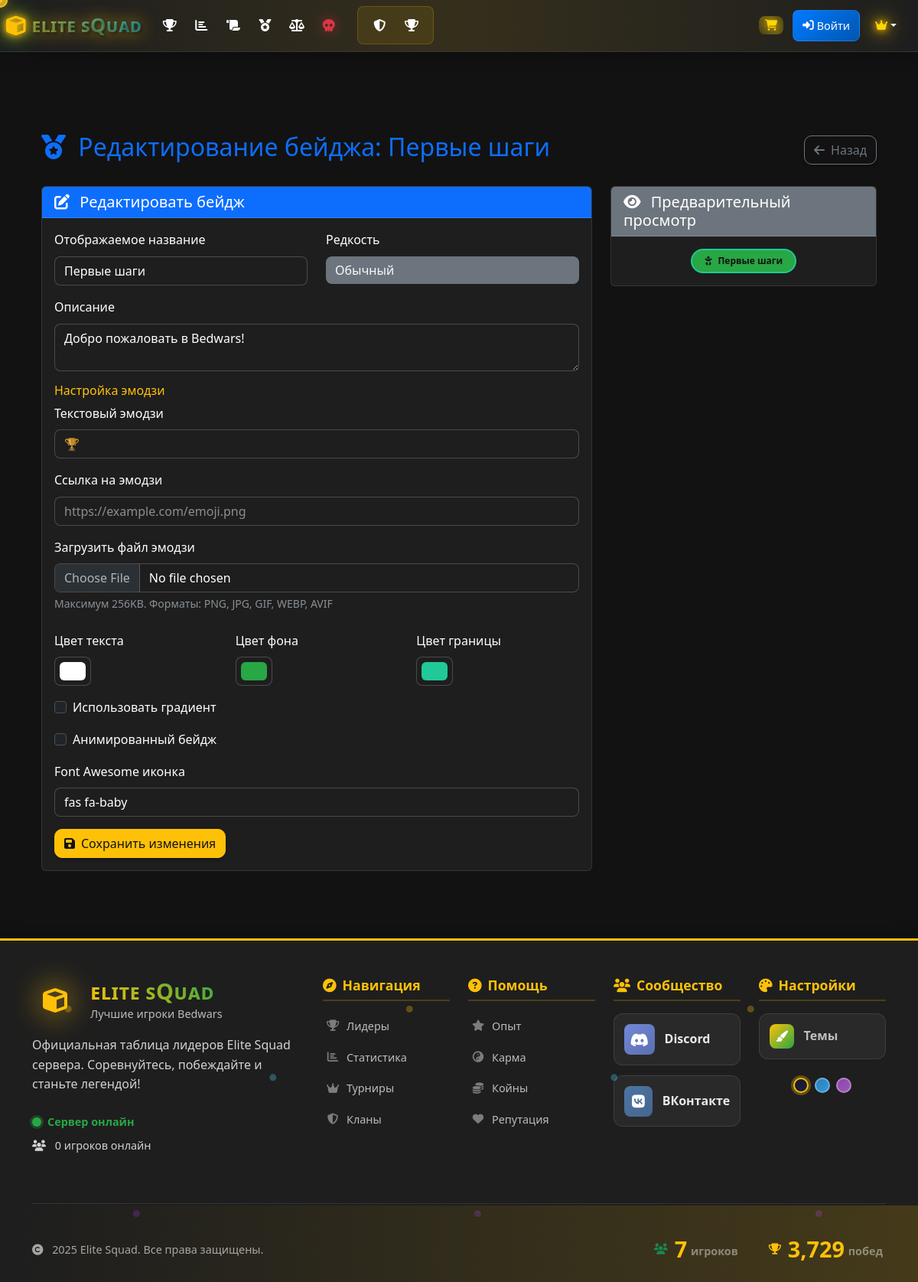
The page /admin/edit_badge/1 (signed in) on the database its author committed.
### models.py (models this page shows, shortened)
class Badge(db.Model):
    id = db.Column(db.Integer, primary_key=True)
    name = db.Column(db.String(100), nullable=False, unique=True)
    display_name = db.Column(db.String(100), nullable=False)
    description = db.Column(db.Text, nullable=True)
    icon = db.Column(db.String(50), default='fas fa-medal')  # Font Awesome class
    emoji = db.Column(db.String(10), nullable=True)  # Text emoji
    emoji_url = db.Column(db.String(256), nullable=True)  # Custom emoji file path
    emoji_class = db.Column(db.String(64), nullable=True)  # Font Awesome class for emoji
    color = db.Column(db.String(7), default='#ffd700')  # Hex color
    background_color = db.Column(db.String(7), default='#343a40')  # Background color
    border_color = db.Column(db.String(7), default='#ffd700')  # Border color
    has_gradient = db.Column(db.Boolean, default=False)
    gradient_start = db.Column(db.String(7), nullable=True)
    gradient_end = db.Column(db.String(7), nullable=True)
    rarity = db.Column(db.String(20), default='common', nullable=False)  # common, rare, epic, legendary, mythic
    is_animated = db.Column(db.Boolean, default=False)
    is_active = db.Column(db.Boolean, default=True)
    created_at = db.Column(db.DateTime, default=datetime.utcnow)
    created_by = db.Column(db.String(100), default='admin')
    player_badges = db.relationship('PlayerBadge', backref='badge', lazy=True, cascade='all, delete-orphan')

### routes.py (the view)
@app.route('/admin/edit_badge/<int:badge_id>')
def edit_badge(badge_id):
    if not session.get('is_admin', False):
        flash('Доступ запрещен!', 'error')
        return redirect(url_for('login'))
    from models import Badge
    badge = Badge.query.get_or_404(badge_id)
    return render_template('admin_edit_badge.html', badge=badge)

### templates/admin_edit_badge.html (shortened to what this page needs)
{% extends "base.html" %}
{% block content %}
<div class="container-fluid py-4">
    <div class="row">
        <div class="col-12">
            <div class="d-flex justify-content-between align-items-center mb-4">
                <h2 class="text-primary">
                    <i class="fas fa-medal me-2"></i>
                    Редактирование бейджа: {{ badge.display_name }}
                </h2>
                <a href="{{ url_for('admin_badges') }}" class="btn btn-outline-secondary">
                    <i class="fas fa-arrow-left me-2"></i>Назад
                </a>
            </div>
        </div>
    </div>
    <div class="row">
        <div class="col-lg-8">
            <div class="card bg-dark border-primary">
                <div class="card-header bg-primary text-white">
                    <h5 class="card-title mb-0">
                        <i class="fas fa-edit me-2"></i>
                        Редактировать бейдж
                    </h5>
                </div>
                <div class="card-body">
                    <form method="POST" action="{{ url_for('update_badge', badge_id=badge.id) }}" enctype="multipart/form-data">
                        <div class="row">
                            <div class="col-md-6 mb-3">
                                <label for="display_name" class="form-label">Отображаемое название</label>
                                <input type="text" class="form-control bg-secondary text-light border-0"
                                       id="display_name" name="display_name" value="{{ badge.display_name }}" required>
                            </div>
                            <div class="col-md-6 mb-3">
                                <label for="rarity" class="form-label">Редкость</label>
                                <select class="form-select bg-secondary text-light border-0" id="rarity" name="rarity">
                                    <option value="common" {% if badge.rarity == 'common' %}selected{% endif %}>Обычный</option>
                                </select>
                            </div>
                        </div>
                        <div class="mb-3">
                            <label for="description" class="form-label">Описание</label>
                            <textarea class="form-control bg-secondary text-light border-0"
                                      id="description" name="description" rows="2">{{ badge.description }}</textarea>
                        </div>
                        <div class="mb-4">
                            <h6 class="text-warning">Настройка эмодзи</h6>
                            <div class="mb-3">
                                <label for="emoji" class="form-label">Текстовый эмодзи</label>
                                <input type="text" class="form-control bg-secondary text-light border-0"
                                       id="emoji" name="emoji" value="{{ badge.emoji or '' }}" maxlength="10" placeholder="🏆">
                            </div>
                            <div class="mb-3">
                                <label for="emoji_url" class="form-label">Ссылка на эмодзи</label>
                                <input type="url" class="form-control bg-secondary text-light border-0"
                                       id="emoji_url" name="emoji_url" value="{{ badge.emoji_url or '' }}" placeholder="https://example.com/emoji.png">
                            </div>
                            <div class="mb-3">
                                <label for="emoji_file" class="form-label">Загрузить файл эмодзи</label>
                                <input type="file" class="form-control bg-secondary text-light border-0"
                                       id="emoji_file" name="emoji_file" accept=".png,.jpg,.jpeg,.gif,.webp,.avif">
                                <div class="form-text">Максимум 256KB. Форматы: PNG, JPG, GIF, WEBP, AVIF</div>
                            </div>
                        </div>
                        <div class="row">
                            <div class="col-md-4 mb-3">
                                <label for="color" class="form-label">Цвет текста</label>
                                <input type="color" class="form-control form-control-color bg-secondary border-0"
                                       id="color" name="color" value="{{ badge.color }}">
                            </div>
                            <div class="col-md-4 mb-3">
                                <label for="background_color" class="form-label">Цвет фона</label>
                                <input type="color" class="form-control form-control-color bg-secondary border-0"
                                       id="background_color" name="background_color" value="{{ badge.background_color }}">
                            </div>
                            <div class="col-md-4 mb-3">
                                <label for="border_color" class="form-label">Цвет границы</label>
                                <input type="color" class="form-control form-control-color bg-secondary border-0"
                                       id="border_color" name="border_color" value="{{ badge.border_color }}">
                            </div>
                        </div>
                        <div class="mb-3">
                            <div class="form-check">
                                <input class="form-check-input" type="checkbox" id="has_gradient" name="has_gradient"
                                       {% if badge.has_gradient %}checked{% endif %}>
                                <label class="form-check-label" for="has_gradient">
                                    Использовать градиент
                                </label>
                            </div>
                        </div>
                        <div class="mb-3">
                            <div class="form-check">
                                <input class="form-check-input" type="checkbox" id="is_animated" name="is_animated"
                                       {% if badge.is_animated %}checked{% endif %}>
                                <label class="form-check-label" for="is_animated">
                                    Анимированный бейдж
                                </label>
                            </div>
                        </div>
                        <div class="mb-3">
                            <label for="icon" class="form-label">Font Awesome иконка</label>
                            <input type="text" class="form-control bg-secondary text-light border-0"
                                   id="icon" name="icon" value="{{ badge.icon }}" placeholder="fas fa-medal">
                        </div>
                        <button type="submit" class="btn btn-primary">
                            <i class="fas fa-save me-2"></i>Сохранить изменения
                        </button>
                    </form>
                </div>
            </div>
        </div>
        <div class="col-lg-4">
            <div class="card bg-dark border-secondary">
                <div class="card-header bg-secondary text-white">
                    <h5 class="card-title mb-0">
                        <i class="fas fa-eye me-2"></i>
                        Предварительный просмотр
                    </h5>
                </div>
                <div class="card-body text-center">
                    <div id="badge_preview" class="badge rounded-pill px-3 py-2"
                         style="background-color: {{ badge.background_color }};
                                color: {{ badge.color }};
                                border: 2px solid {{ badge.border_color }};">
                        {% if badge.emoji_url %}
                            <img src="{{ badge.emoji_url }}" class="me-1" style="width: 16px; height: 16px;">
                        {% elif badge.emoji %}
                            {{ badge.emoji }}
                        {% else %}
                            <i class="{{ badge.icon }} me-1"></i>
                        {% endif %}
                        {{ badge.display_name }}
                    </div>
                </div>
            </div>
        </div>
    </div>
</div>
{% endblock %}

### rows shown on the page
Badge: display_name "Первые шаги", rarity "Обычный", description "Добро пожаловать в Bedwars!", color "#ffffff", background_color "#28a745", border_color "#20c997", icon "fas fa-baby"

### other values the page prints
{{ 'онлайн' if server_stats.is_online else 'оффлайн' }} "онлайн"
{{ server_stats.online_players }} "0"
{{ "{:,}".format(server_stats.total_players) }} "7"
{{ "{:,}".format(server_stats.total_wins) }} "3,729"
